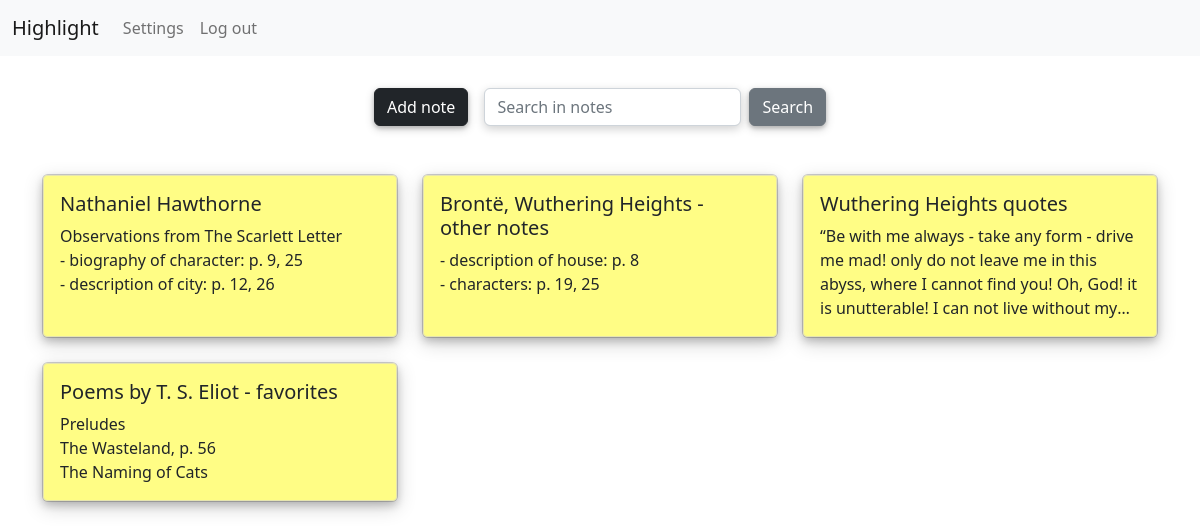
/highlight/ (signed in), run on an earlier commit of the app's database.
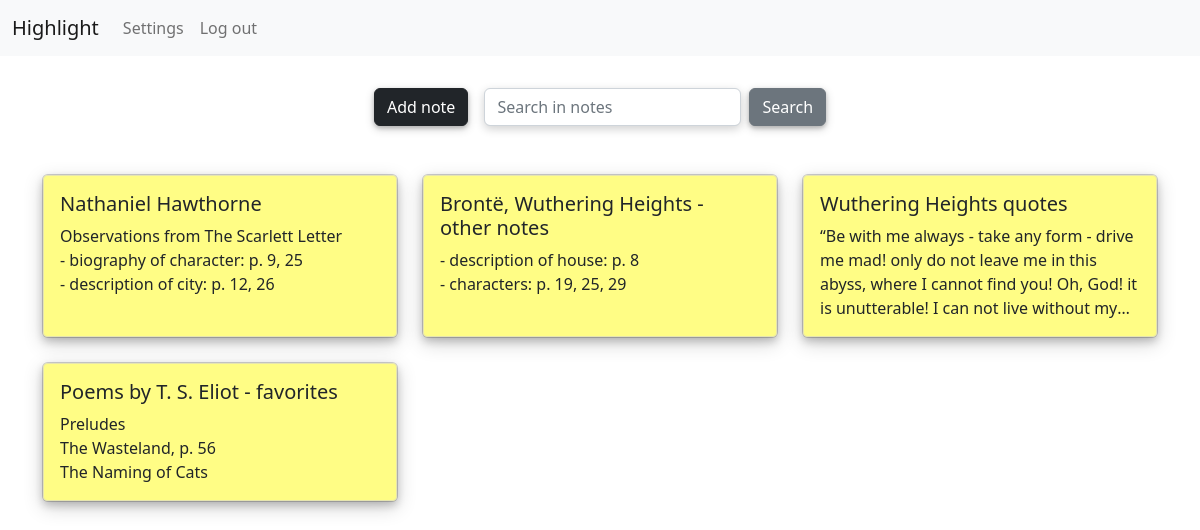
And on a later commit of the database.
### highlight/models.py (models this page shows, shortened)
class Note(models.Model):
    user_id = models.ForeignKey(settings.AUTH_USER_MODEL, on_delete=models.CASCADE, related_name="notes")
    title = models.CharField(max_length=64)
    author = models.CharField(max_length=128, null=True, blank=True)
    book_title = models.CharField(max_length=128, null=True, blank=True)
    publisher = models.CharField(max_length=64, null=True, blank=True)
    year = models.IntegerField(null=True, blank=True)
    content = models.TextField(max_length=8500)
    timestamp = models.DateTimeField(auto_now_add=True)

### highlight/views.py (the view)
# urls.py: path("", views.index, name="index"),
def index(request):
    if not request.user.is_authenticated:
        return HttpResponseRedirect(reverse("login"))
    form = NoteForm
    user = request.user
    notes = user.notes.all().order_by("-timestamp")
    return render(request, "highlight/index.html", {
        "form": form,
        "notes": notes
    })

### highlight/templates/highlight/index.html (shortened to what this page needs)
{% extends "highlight/layout.html" %}
{% load crispy_forms_tags %}
{% block body %}
    <div>
        <div class="d-flex flex-row mb-3 justify-content-center">
            <div class="p-2">
                <button type="button" class="btn btn-dark" id="addButton" data-bs-toggle="modal" data-bs-target="#noteModal">Add note</button>
            </div>
            <div class="p-2">
                <form action="{% url 'search' %}" class="d-flex" role="search">
                    <input class="form-control me-2" name="search-bar" type="search" placeholder="Search in notes" aria-label="Search" required>
                    <button class="btn btn-secondary" type="submit">Search</button>
                </form>
            </div>
        </div>
        <br>
        <div class="container">
            <div class="row row-cols-1 row-cols-md-3 g-4">
                {% for note in notes %}
                <div class="col">
                    <div class="card h-100" id="card" data-id="{{note.id}}" style="cursor: pointer;">
                        <div class="card-body">
                            <h5 class="card-title">{{note.title}}</h5>
                            <p class="card-text">{{note.content|linebreaksbr}}</p>
                        </div>
                    </div>
                </div>
                {% endfor %}
            </div>
        </div>
    </div>
{% endblock %}

What changed in the data, as far as the page shows it:
changed Note "Brontë, Wuthering Heights - other notes": content "- description of house: p. 8 - characters: p. 19, 25" → "- description of house: p. 8 - characters: p. 19, 25, 29"
